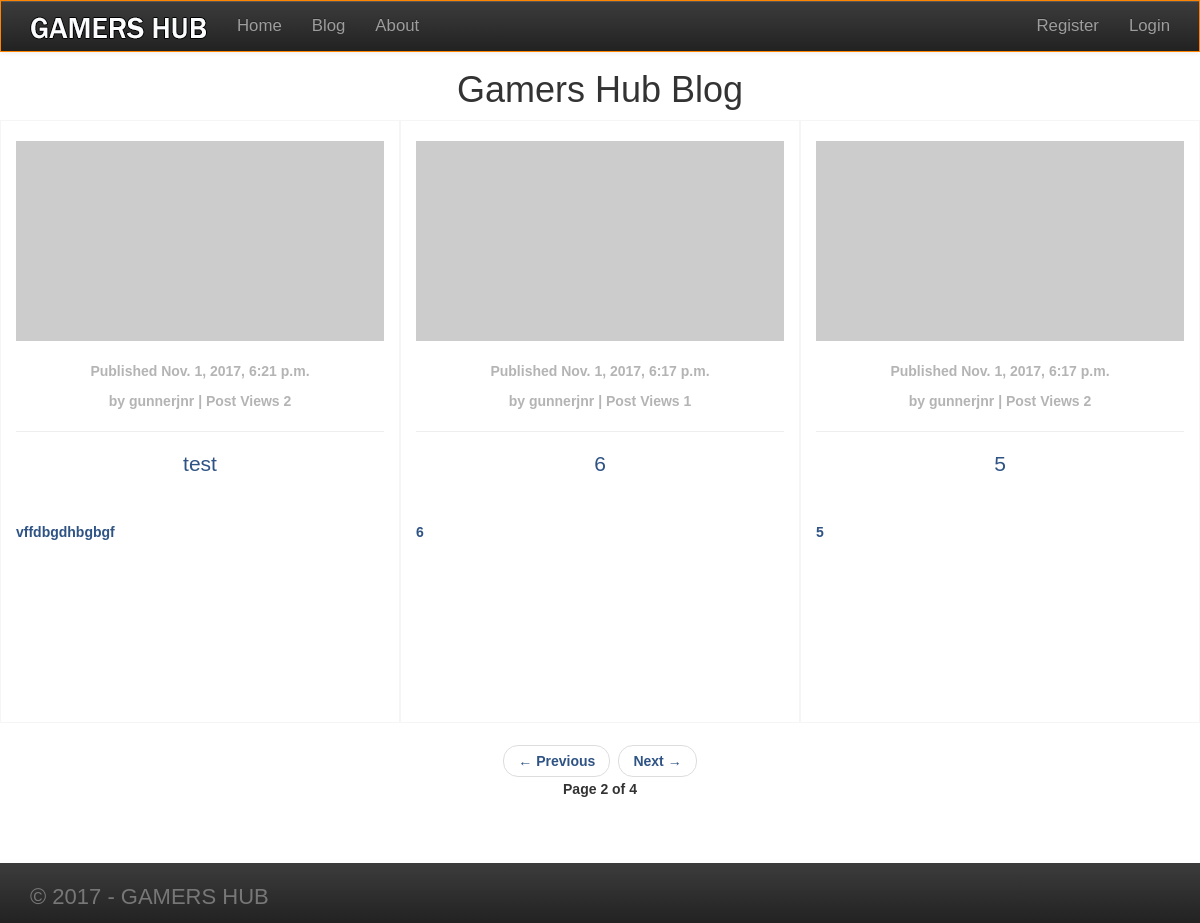
Screenshot of /blog/?page=2 with the database file from the repository.
### gamersblog/models.py (models this page shows, shortened)
class BlogPost(models.Model):
    STATUS_CHOICES = (
        ('save_draft', 'Draft'),
        ('published', 'Published'),
    )
    post_author = models.ForeignKey(User, related_name='blog_posts')
    post_title = models.CharField(max_length=40, unique=True)
    post_slug = models.SlugField(max_length=50, unique_for_date='publish')
    post_body = models.TextField()
    created_date = models.DateTimeField(auto_now_add=True)
    updated_date = models.DateTimeField(auto_now=True)
    publish = models.DateTimeField(default=timezone.now)
    post_status = models.CharField(max_length=10, choices=STATUS_CHOICES)
    image_height = 500
    image_width = 300
    post_images = models.ImageField(upload_to='users/blog_post_images/%d/%m/%Y', height_field='image_height', width_field='image_width', blank=True)
    post_views = models.IntegerField(default=0)  # record the number of post views
    post_tags = models.CharField(max_length=30, blank=True, null=True)
    objects = models.Manager()  # default Django Manager
    published = PublishedBlogPostManager()  # Our Custom Manager
    class Meta:
        ordering = ('-publish',)
    @models.permalink
    def get_absolute_url(self):
        return ('blog_post_detail', (), {
                                'day': self.publish.strftime('%d'),
                                'month': self.publish.strftime('%m'),
                                'year': self.publish.year,
                                'pk': self.pk,
                                'slug': self.post_slug,
                                })

### gamersblog/views.py (the view)
def blog_post_list(request):
    object_list = BlogPost.published.all()
    paginator = Paginator(object_list, 3)  # 3 posts in each page
    page = request.GET.get('page')
    try:
        blog_posts = paginator.page(page)
    except PageNotAnInteger:
        blog_posts = paginator.page(1)
    except EmptyPage:
        blog_posts = paginator.page(paginator.num_pages)
    return render(request, 'gamersblog/blogposts/blogpostlist.html', {'page': page, 'blog_posts': blog_posts})

### gamersblog/models.py (called while the page is built)
    def get_queryset(self):
        return super(PublishedBlogPostManager, self).get_queryset().filter(post_status='published')

### gamersblog/templates/gamersblog/blogposts/blogpostlist.html (shortened to what this page needs)
{% extends "gamershub/base.html" %}
{% load staticfiles %}
{% block content %}
    <div id="blog-post-content">
        <h1>Gamers Hub Blog</h1>
        {% for post in  blog_posts %}
            <div class="col-sm-4 col-md-4 col-lg-4 blog-post-container">
                <a href="{{ post.get_absolute_url }}">
                    {% if post.post_images %}
                        <img class="img-responsive" src="/media/{{ post.post_images}}">
                    {% else %}
                        <img class="img-responsive" src="http://via.placeholder.com/500x200" alt="blog-post-thumbs">
                    {% endif %}
                </a>
                <p class="date">
                    Published {{ post.publish }}
                </p>
                <p class="date">
                    by {{ post.post_author }} | Post Views {{ post.post_views }}
                </p>
                <hr>
                <div id="blog-post-title">
                    <h2>
                        <a href="{{ post.get_absolute_url }}">
                            {{ post.post_title }}
                        </a>
                    </h2>
                </div>
                <div id="blog-post-preview">
                        <a href="{{ post.get_absolute_url }}">
                            <p>{{ post.post_body|truncatewords:50|linebreaks }}</p>
                        </a>
                </div>
            </div>
        {% endfor %}
        <div class="col-md-12">
            {% include "gamersblog/blogposts/blogpostpagination.html" with page=blog_posts %}
        </div>
    </div>
{% endblock %}

### static/css/gamershub.css (style rules this page uses)
* { margin: 0; padding: 0; }
html { overflow-x: hidden; }
p { font-family: 'Franklin Gothic Medium', 'Arial Narrow', 'Arial', 'sans-serif'; font-style: normal; }
p.date { color: #b4b4b4; font-size: 12px; }
a { color: #2e5384; font-family: 'Franklin Gothic Medium', 'Arial Narrow', 'Arial', 'sans-serif'; font-style: normal; text-decoration: none; text-transform:none; }
[class*="col-"] { margin-top: 0; }
#blog-post-content { max-height: 100%; text-align: center; }
.blog-post-container { border: solid 0.025px rgba(238, 235, 235, 0.5); }
#blog-post-content img { width: 100%; height: 200px; margin: 20px auto; }
#blog-post-title { min-height: 60px; }
#blog-post-title h2 { font-weight: normal; font-size: 1.5em; text-align: center; margin-top: 20px; }
#blog-post-preview { min-height: 200px; margin: auto; text-align: left; }
#blog-post-preview a { color: #2e5384; text-transform:none; }
#blog-post-content p { font-size: 14px; font-weight: bold; }
@media screen and (min-width: 1200px) { body { font-family: "Franklin Gothic Medium", "Arial Narrow", Arial, sans-serif; box-sizing: border-box; padding-top: 50px; padding-bottom: 60px; } }

### rows the page displays
BlogPost: publish "Nov. 1, 2017, 6:21 p.m.", post_author "gunnerjnr", post_views "2", post_title "test", post_body "vffdbgdhbgbgf"
BlogPost: publish "Nov. 1, 2017, 6:17 p.m.", post_author "gunnerjnr", post_views "1", post_title "6", post_body "6"
BlogPost: publish "Nov. 1, 2017, 6:17 p.m.", post_author "gunnerjnr", post_views "2", post_title "5", post_body "5"

### other values shown
{{ page.number }} "2"
{{ page.paginator.num_pages }} "4"
